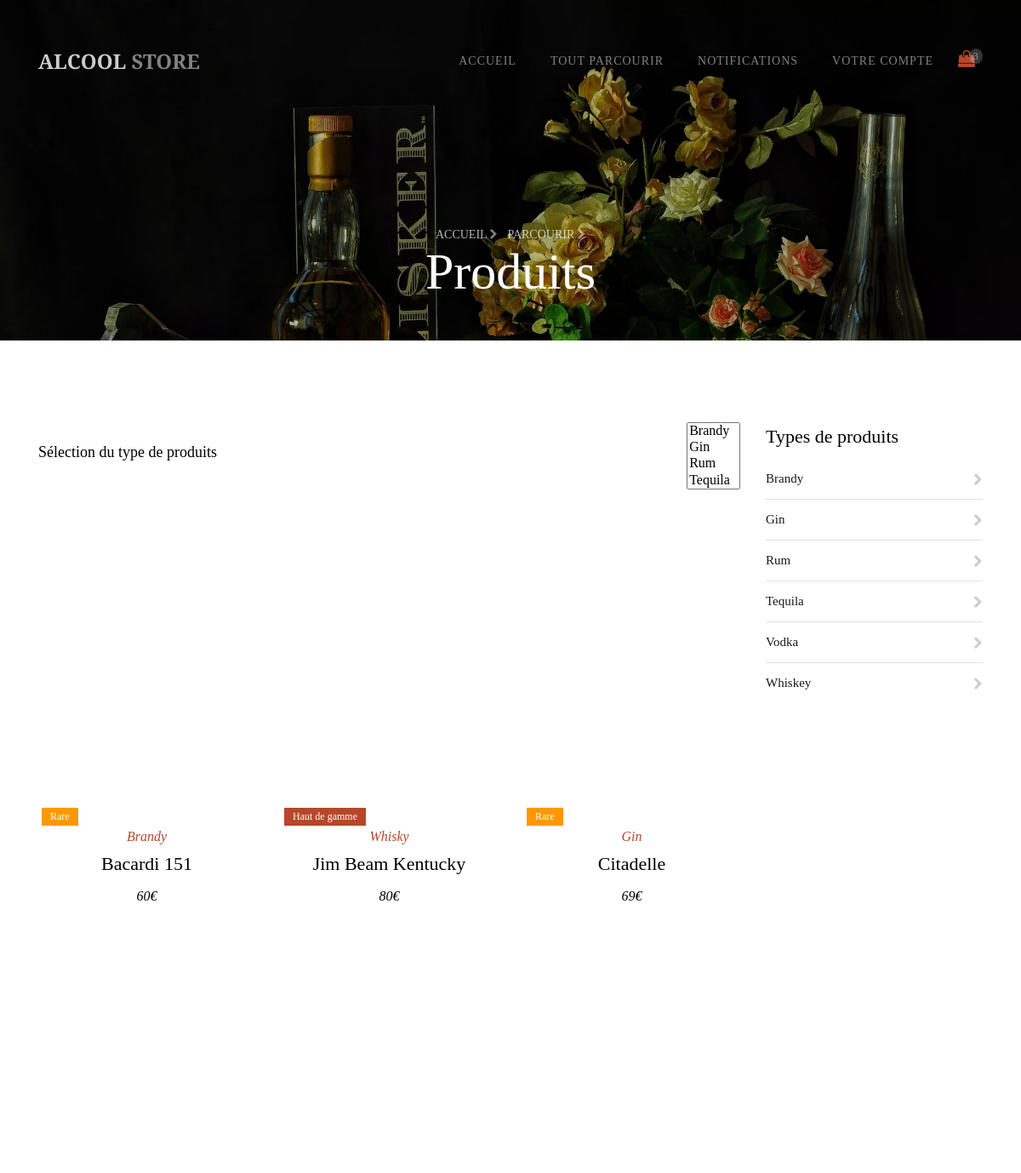
Page /parcourir.php (upper part) on the earlier database version.
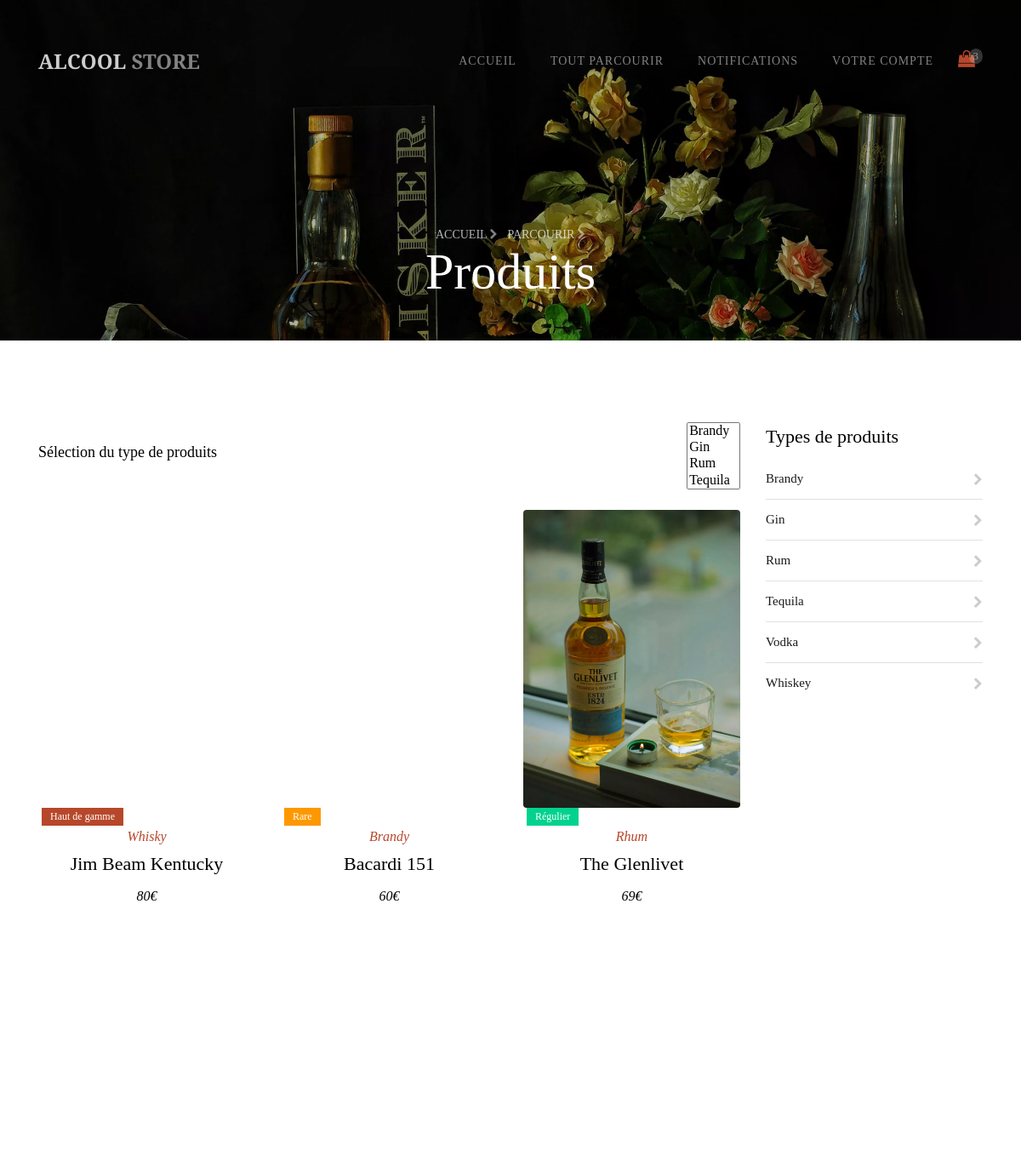
Same page on the later database version.
### tables this page shows
CREATE TABLE IF NOT EXISTS `objet` (
  `idObjet` int(11) NOT NULL AUTO_INCREMENT,
  `idVendeur` int(11) NOT NULL,
  `nomObjet` varchar(255) NOT NULL,
  `debutEnchere` date NOT NULL,
  `finEnchere` date NOT NULL,
  `prixObjet` int(11) NOT NULL,
  `volume` int(11) NOT NULL,
  `photo1` varchar(255) NOT NULL,
  `photo2` varchar(255) NOT NULL,
  `photo3` varchar(255) NOT NULL,
  `video` varchar(255) NOT NULL,
  `typeAchat` enum('immediat','transaction','meilleurOffre') NOT NULL,
  `rarete` enum('regulier','hautDeGamme','rare') NOT NULL,
  `categorie` varchar(255) NOT NULL,
  PRIMARY KEY (`idObjet`),
  KEY `idVendeur` (`idVendeur`)
);

### parcourir.php (the view, shortened to what this page needs)
<?php
$database = "paris shopping";
$db_handle = mysqli_connect('localhost', 'root', '');
$db_found = mysqli_select_db($db_handle, $database);
if($db_found)
{
    $sql = "SELECT * FROM objet";
    $result = mysqli_query($db_handle, $sql);
}
?>
<?php
while ($product = mysqli_fetch_assoc($result)) {
    $products[] = $product;
}
?>
<!DOCTYPE html>
<html lang="fr">
<head>
    <link rel="stylesheet" href="https://stackpath.bootstrapcdn.com/font-awesome/4.7.0/css/font-awesome.min.css">
    <link rel="stylesheet"
        href="style.css" />
    <link rel="stylesheet"
        href="https://cdnjs.cloudflare.com/ajax/libs/bootstrap-select/1.13.1/css/bootstrap-select.min.css">
</head>
<body>
    <nav class="navbar navbar-expand-lg navbar-dark ftco_navbar bg-dark ftco-navbar-light" id="ftco-navbar">
        <div class="container">
            <a class="navbar-brand" href="accueil.html">Alcool <span>store</span></a>
            <div class="order-lg-last btn-group">
                <a href="panier.html" class="btn-cart dropdown-toggle dropdown-toggle-split">
                    <span class="fa fa-shopping-bag"></span>
                    <div class="d-flex justify-content-center align-items-center"><small>3</small></div>
                </a>
            </div>
            <div class="collapse navbar-collapse" id="ftco-nav">
                <ul class="navbar-nav ml-auto">
                    <li class="nav-item"><a href="accueil.html" class="nav-link">Accueil</a></li>
                    <li class="nav-item"><a href="parcourir.html" class="nav-link">Tout parcourir</a></li>
                    <li class="nav-item	"><a href="notifications.html" class="nav-link">Notifications</a></li>
                    <li class="nav-item"><a href="login.html" class="nav-link">Votre compte</a></li>
                </ul>
            </div>
        </div>
    </nav>
    <section class="hero-wrap hero-wrap-2" style="background-image:url(images/bg_2.webp)"
        data-stellar-background-ratio="0.5">
        <div class="overlay"></div>
        <div class="container">
            <div class="row no-gutters slider-text align-items-end justify-content-center">
                <div class="col-md-9 ftco-animate mb-5 text-center">
                    <p class="breadcrumbs mb-0"><span class="mr-2"><a href="accueil.html">Accueil <i
                                    class="fa fa-chevron-right"></i></a></span> <span>Parcourir <i
                                class="fa fa-chevron-right"></i></span></p>
                    <h2 class="mb-0 bread">Produits</h2>
                </div>
            </div>
        </div>
    </section>
    <section class="ftco-section">
        <div class="container">
            <div class="row">
                <div class="col-md-9">
                    <div class="row mb-4">
                        <div class="col-md-12 d-flex justify-content-between align-items-center">
                            <h4 class="product-select">Sélection du type de produits</h4>
                            <select class="selectpicker" multiple>
                                <option>Brandy</option>
                                <option>Gin</option>
                                <option>Rum</option>
                                <option>Tequila</option>
                                <option>Vodka</option>
                            </select>
                        </div>
                    </div>
                    <div class="row">
                    <?php foreach($products as $product) : ?>
                        <div class="col-md-4 d-flex">
                            <div class="product ftco-animate">
                                <div class="img d-flex align-items-center justify-content-center"
                                    style="background-image:url(images/<?php echo $product['photo1']; ?>)">
                                </div>
                                <div class="text text-center" >
                                    <span class="sale" style="background-color:<?php if($product['rarete']=="hautDeGamme"){echo "#b7472a";}if($product['rarete']=="rare"){echo "#fe9801";}if($product['rarete']=="regulier"){echo "#01d28e";} ?>"><?php if($product['rarete']=="hautDeGamme"){echo "Haut de gamme";}if($product['rarete']=="rare"){echo "Rare";}if($product['rarete']=="regulier"){echo "Régulier";}; ?></span>
                                    <span class="category"><?php echo $product['categorie']; ?></span>
                                    <h2><?php echo $product['nomObjet']; ?></h2>
                                    <p class="mb-0"> <span
                                            class="price"><?php echo $product['prixObjet']; ?>€</span></p>
                                </div>
                            </div>
                        </div>
                    <?php endforeach ?>
                    </div>
                </div>
                <div class="col-md-3">
                    <div class="sidebar-box ftco-animate">
                        <div class="categories">
                            <h3>Types de produits</h3>
                            <ul class="p-0">
                                <li><a href="#">Brandy <span class="fa fa-chevron-right"></span></a></li>
                                <li><a href="#">Gin <span class="fa fa-chevron-right"></span></a></li>
                                <li><a href="#">Rum <span class="fa fa-chevron-right"></span></a></li>
                                <li><a href="#">Tequila <span class="fa fa-chevron-right"></span></a></li>
                                <li><a href="#">Vodka <span class="fa fa-chevron-right"></span></a></li>
                                <li><a href="#">Whiskey <span class="fa fa-chevron-right"></span></a></li>
                            </ul>
                        </div>
                    </div>
                </div>
            </div>
        </div>
    </section>
</body>
</html>

Differences in the rows shown:
removed objet: rarete "Rare", categorie "Gin", nomObjet "Citadelle", prixObjet "69"
shown differently, row unchanged: objet "Jim Beam Kentucky": moves up the list
now on this page (row unchanged): objet: photo1 (picture), rarete "Régulier", categorie "Rhum", nomObjet "The Glenlivet", prixObjet "69"
